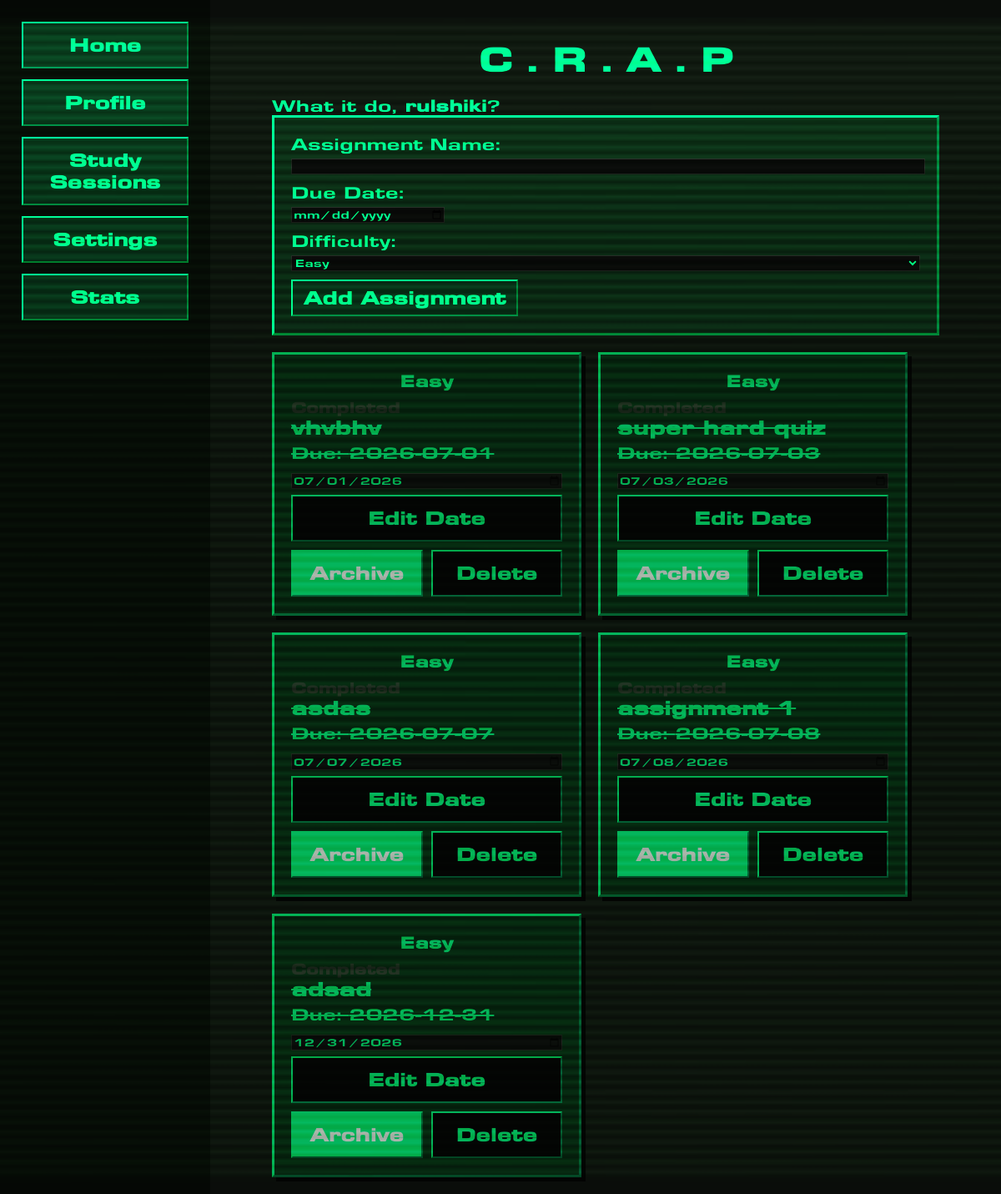
The app's page /dashboard (signed in) with its own data.
### tables this page shows
CREATE TABLE users (
                id INTEGER PRIMARY KEY AUTOINCREMENT,
                username TEXT UNIQUE NOT NULL,
                tag TEXT UNIQUE NOT NULL,
                pfp_url TEXT NOT NULL,
                dark_mode INTEGER NOT NULL DEFAULT 0
            );

CREATE TABLE assignments (
                id INTEGER PRIMARY KEY AUTOINCREMENT,
                user_id INTEGER NOT NULL,
                task TEXT NOT NULL,
                due TEXT NOT NULL,
                difficulty TEXT NOT NULL,
                completed INTEGER NOT NULL DEFAULT 0, archived INTEGER NOT NULL DEFAULT 0,
                FOREIGN KEY(user_id) REFERENCES users(id)
            );

### app.py (the view)
@app.route('/dashboard')
def dashboard():
    user = get_current_user()
    if not user:
        return redirect(url_for('login'))
    assignments = get_assignments_for_user(user['id'])
    return render_template('dashboard.html', user=user, assignments=assignments)

### app.py (called while the page is built)
def get_db():
    conn = sqlite3.connect(app.config['DATABASE'])
    conn.row_factory = sqlite3.Row
    return conn

@app.before_request
def setup_database():
    init_db()

def get_user_by_id(user_id):
    if not user_id:
        return None
    row = get_db().execute('SELECT * FROM users WHERE id = ?', (user_id,)).fetchone()
    return dict(row) if row else None

def get_current_user():
    return get_user_by_id(session.get('user_id'))

def get_assignments_for_user(user_id):
    rows = get_db().execute(
        'SELECT * FROM assignments WHERE user_id = ? AND archived = 0 ORDER BY due', (user_id,)
    ).fetchall()
    return [dict(row) for row in rows]

### templates/dashboard.html (shortened to what this page needs)
<!DOCTYPE html>
<html lang="en">
<head>
    <link rel="stylesheet" href="{{ url_for('static', filename='style.css') }}">
</head>
<body>
    <nav>
        <ul>
            <li><button><a href="{{ url_for('home') }}">Home</a></button></li>
            <li><button><a href="{{ url_for('profile') }}">Profile</a></button></li>
            <li><button><a href="{{ url_for('clock') }}">Study Sessions</a></button></li>
            <li><button><a href="{{ url_for('settings') }}">Settings</a></button></li>
            <li><button><a href="{{ url_for('stats') }}">Stats</a></button></li>
        </ul>
    </nav>
<main>
    <div style="max-width: 800px; margin: 0 auto; padding: 20px;">
        <h1 style="text-align: center; margin-bottom: 20px;">C . R . A . P</h1>
        <p>What it do, <strong>{{ user.username }}</strong>?</p>
        <form action="{{ url_for('add_assignment') }}" method="POST" style="background: #154728; color: #00ffb7; border: 3px outset #00ffb7; padding: 20px; margin-bottom: 20px;">
            <label>Assignment Name:</label><br>
            <input type="text" name="task" required style="width: 100%; margin-bottom: 10px; font-family: 'radiohead', sans-serif; background: #111; color: #00ffb7; border: 1px solid #444;"><br>
            <label>Due Date:</label><br>
            <input type="date" name="due" required style="margin-bottom: 10px; font-family: 'radiohead', sans-serif; background: #111; color: #00ffb7; border: 1px solid #444;"><br>
            <label>Difficulty:</label><br>
            <select name="difficulty" style="margin-bottom: 10px; width: 100%; font-family: 'radiohead', sans-serif; background: #111; color: #00ffb7; border: 1px solid #444;">
                <option value="Easy">Easy</option>
            </select><br>
            <button type="submit">Add Assignment</button>
        </form>
        <div style="display: flex; flex-wrap: wrap; gap: 20px;">
            {% for item in assignments %}
            <div class="task-card{% if item.completed %} completed{% endif %}">
                <div class="task-card-badge">
                    <span class="difficulty-{{ item.difficulty.lower() }}">
                        {{ item.difficulty }}
                    </span>
                </div>
                <p class="task-status">{{ 'Completed' if item.completed else 'Pending' }}</p>
                <h3>{{ item.task }}</h3>
                <p class="due-text">Due: <span class="due-date">{{ item.due }}</span></p>
                <form action="{{ url_for('edit_assignment', assignment_id=item.id) }}" method="POST" class="task-card-edit">
                    <input type="date" name="due" value="{{ item.due }}" required; style=" font-family: 'radiohead', sans-serif; background: #111; color: #00ffb7; border: 1px solid #444;">
                    <button type="submit" class="task-button task-edit-button">Edit Date</button>
                </form>
                <div class="task-card-actions">
                    {% if not item.completed %}
                    <form action="{{ url_for('complete_assignment', assignment_id=item.id) }}" method="POST">
                        <button type="submit" class="task-button task-complete-button">Complete</button>
                    </form>
                    {% else %}
                    <form action="{{ url_for('archive_assignment', assignment_id=item.id) }}" method="POST">
                        <button type="submit" class="task-button task-archive-button">Archive</button>
                    </form>
                    {% endif %}
                    <form action="{{ url_for('delete_assignment', assignment_id=item.id) }}" method="POST">
                        <button type="submit" class="task-button task-delete-button">Delete</button>
                    </form>
                </div>
            </div>
            {% endfor %}
        </div>
    </div>
</main>
</body>
</html>

### static/style.css (style rules this page uses)
html::before { content: ""; position: fixed; inset: 0; pointer-events: none; z-index: 9999; background: url("/static/screenfilter.jpg") center/cover repeat; opacity: 0.65; mix-blend-mode: overlay; }
a:link { color: #00ffb7; text-decoration: none; font-family: 'radiohead', sans-serif; }
:root { --bg: #1a231a; --panel: #154728; --accent: #00ffb7; --text: #00ffb7; --muted: #b8c3b4; --btn-bg: #0e5732; --danger-bg: #ff0000; --pfp-bg: #33774a; --card-bg: #2c3c30; --task-input-bg: #000000; --task-input-border: #00ffb7; --nav-bg: #0c160c; }
html { font-size: 1.3rem; }
body { color: var(--text); display: flex; min-height: 100vh; margin: 0; }
h1 { font-family:"Radiohead", sans-serif; color: #00ffb7; }
h2,h3,h4,h5,h6,p,label { font-family:"Radiohead", sans-serif; }
main { flex: 1; background-color: var(--bg); display: flex; flex-direction: column; justify-content: center; align-items: center; position: relative; overflow: hidden; }
.leaderboard-list,p { list-style: none; padding: 0; margin: 0; }
button { background: var(--btn-bg); border: 2px outset var(--accent); color: var(--text); font-family: 'radiohead', sans-serif; cursor: pointer; padding: 7px 13px; font-weight: bold; font-size: 1.1rem; }
nav { width: 200px; background: var(--nav-bg); padding: 26px; display: flex; flex-direction: column; }
nav ul { list-style-type: none; padding: 0; margin: 0; display: flex; flex-direction: column; gap: 13px; }
nav li { display: flex; }
nav button { width: 100%; padding: 13px; }
.task-card { background: #074b21; border: 3px outset #00ffb7; padding: 20px; width: 325px; box-shadow: 5px 5px 0px #000; }
.task-card-badge { text-align: center; font-family: 'radiohead', sans-serif; margin-bottom: 10px; }
.task-card-badge span { padding: 2px 5px; font-family: 'radiohead', sans-serif; font-weight: bold; }
.task-card h3 { font-family: 'radiohead', sans-serif; margin: 0 0 5px 0; }
.task-card p { margin: 0; font-family: 'radiohead', sans-serif; }
.task-card-edit { margin-top: 13px; display: flex; gap: 7px; flex-wrap: wrap; }
.task-card-edit input[type="date"] { flex: 1 1 auto; min-width: 145px; }
.task-card-actions { display: flex; gap: 13px; margin-top: 13px; }
.task-card-actions form { flex: 1; }
.task-card-actions button, .task-card-edit button { width: 100%; padding: 13px 10px; font-weight: bold; }
.task-button { display: inline-block; background: #000000; border: 2px outset #00ffb7; color: #00ffb7; font-family: 'radiohead', sans-serif; cursor: pointer; }
.task-button.task-archive-button { background: #00ffb7; color: #fff; }
.task-card-actions { display: flex; gap: 10px; margin-top: 10px; }
.task-card-actions button, .task-card-edit button { width: 100%; }
.task-card.completed { opacity: 0.75; }
.task-card.completed h3, .task-card.completed .due-text { text-decoration: line-through; }
.task-status { margin: 0 0 10px 0; font-size: 0.9rem; font-weight: bold; }
.task-card.completed .task-status { color: #4f5b4f; }

### records on screen
users: username "rulshiki"
assignments: difficulty "Easy", completed "Completed", task "vhvbhv", due "2026-07-01", due "07/01/2026"
assignments: difficulty "Easy", completed "Completed", task "super hard quiz", due "2026-07-03", due "07/03/2026"
assignments: difficulty "Easy", completed "Completed", task "asdas", due "2026-07-07", due "07/07/2026"
assignments: difficulty "Easy", completed "Completed", task "assignment 1", due "2026-07-08", due "07/08/2026"
assignments: difficulty "Easy", completed "Completed", task "adsad", due "2026-12-31", due "12/31/2026"
